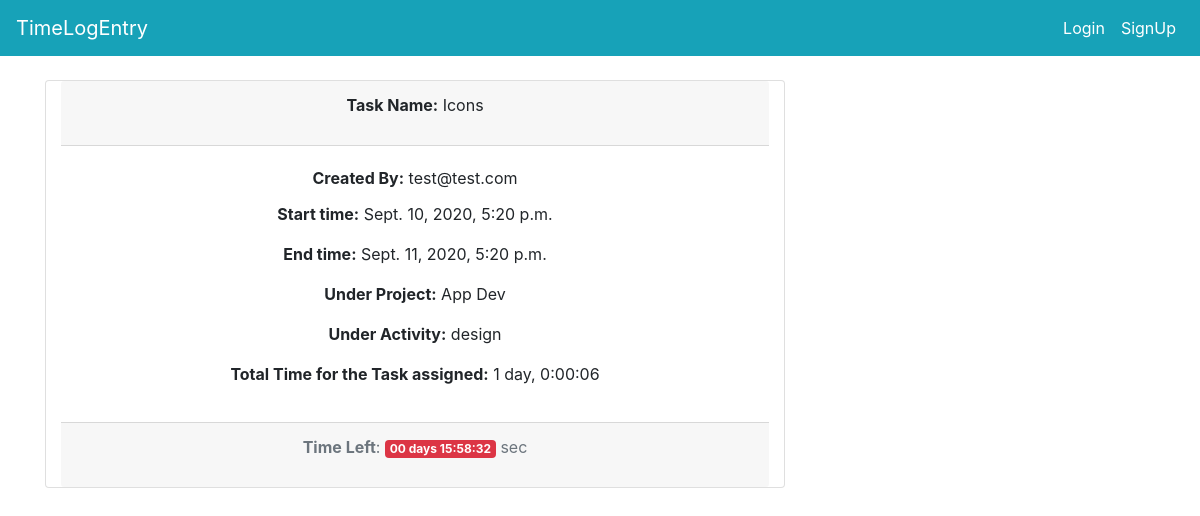
The app's page /log/entry/detail/3 with its own data.
### core/models.py (models this page shows, shortened)
class Entry(models.Model):
    name = models.CharField(max_length=255)
    start_time = models.DateTimeField(validators=[validate_start_time])
    end_time = models.DateTimeField(validators=[validate_end_time])
    user = models.ForeignKey(
        settings.AUTH_USER_MODEL,
        on_delete=models.CASCADE,
        related_name='user_entries'
    )
    project = models.ForeignKey(
        Project, on_delete=models.CASCADE, related_name='entries')
    activity = models.ForeignKey(
        Activity, on_delete=models.CASCADE, related_name='entries',
        help_text='Activity like Devlopment, Testing..'
    )
    class Meta:
        verbose_name_plural = "Entries"
    @property
    def total_duration(self):
        return self.end_time - self.start_time
    @property
    def format_time_left(self):
        time = self.end_time + timedelta(hours=5, minutes=30)
        return time.strftime("%m/%d/%Y %H:%M:%S")

class Project(models.Model):
    name = models.CharField(max_length=255)
    users = models.ManyToManyField(
        settings.AUTH_USER_MODEL, related_name='user_engage_projects')
    description = models.TextField(blank=True, null=True)

class Activity(models.Model):
    name = models.CharField(max_length=255)
    code = models.CharField(
        max_length=5, unique=True,
        help_text="Enter a short code. For Ex-'Dev' for Development")
    class Meta:
        verbose_name_plural = "Activities"

### users/models.py (models this page shows, shortened)
class User(AbstractBaseUser):
    email = models.EmailField(
        verbose_name='email address',
        max_length=255,
        unique=True,
    )
    name = models.CharField(max_length=255,
                            blank=True, null=True)
    username = models.CharField(max_length=255)
    is_active = models.BooleanField(default=True)
    is_admin = models.BooleanField(default=False)
    objects = CustomUserManager()
    USERNAME_FIELD = 'email'
    REQUIRED_FIELDS = ['username']

### core/views.py (the view)
# urls.py: path('entry/detail/<int:pk>', views.EntryDetailView.as_view(),
class EntryDetailView(DetailView):
    model = Entry
    template_name = "entry/detail.html"

### core/templates/entry/detail.html (shortened to what this page needs)
{% extends 'base/base.html' %}
{% block content %}
<div class="card text-center my-4 col-8">
    <div class="card-header">
        <p><b>Task Name:</b> {{ object.name }}</p>
    </div>
    <div class="card-body">
        <p class="card-title">
            <b>Created By:</b> {{ object.user.name|default_if_none:object.user.email }}
        </p>
        <p><b>Start time:</b> {{ object.start_time }}</p>
        <p><b>End time:</b> {{ object.end_time }}</p>
        <p><b>Under Project:</b> {{ object.project.name }}</p>
        <p><b>Under Activity:</b> {{ object.activity.name }}</p>
        <p><b>Total Time for the Task assigned:</b> {{ object.total_duration }}</p>
    </div>
    <div class="card-footer text-muted">
        <p><b>Time Left</b>: <small class="badge badge-danger" id="time-left"
                data-countdown="{{ object.format_time_left }}">
            </small> sec</p>
    </div>
</div>
{% endblock content %}

### records on screen
Entry: name "Icons", user.name "test@test.com", start_time "Sept. 10, 2020, 5:20 p.m.", end_time "Sept. 11, 2020, 5:20 p.m.", project.name "App Dev", activity.name "design", total_duration "1 day, 0:00:06"
